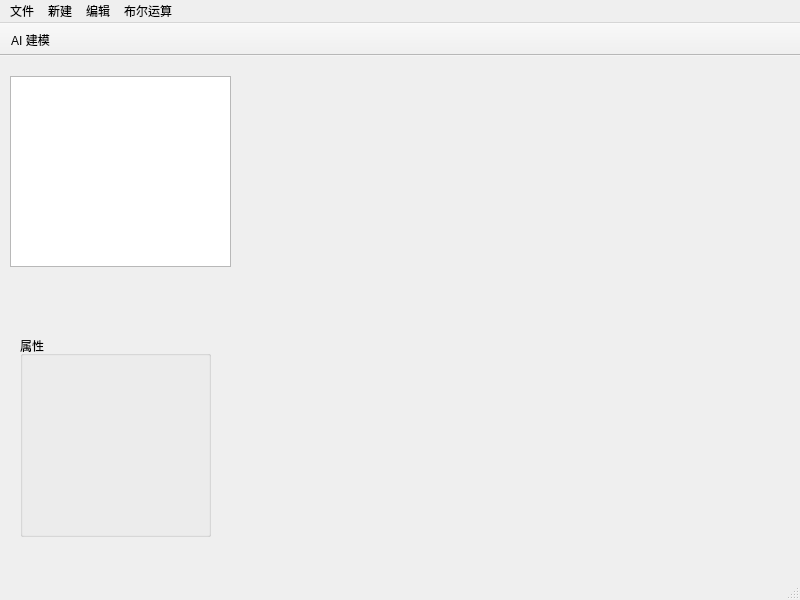
<?xml version="1.0" encoding="UTF-8"?>
<ui version="4.0">
 <class>MainWindow</class>
 <widget class="QMainWindow" name="MainWindow">
  <property name="geometry">
   <rect>
    <x>0</x>
    <y>0</y>
    <width>800</width>
    <height>600</height>
   </rect>
  </property>
  <property name="windowTitle">
   <string>MainWindow</string>
  </property>
  <widget class="QWidget" name="centralwidget">
   <widget class="QWidget" name="viewportContainer" native="true">
    <property name="geometry">
     <rect>
      <x>329</x>
      <y>9</y>
      <width>461</width>
      <height>531</height>
     </rect>
    </property>
   </widget>
   <widget class="QTreeView" name="modelTree">
    <property name="geometry">
     <rect>
      <x>10</x>
      <y>20</y>
      <width>221</width>
      <height>191</height>
     </rect>
    </property>
   </widget>
   <widget class="QGroupBox" name="groupBox">
    <property name="geometry">
     <rect>
      <x>20</x>
      <y>280</y>
      <width>191</width>
      <height>201</height>
     </rect>
    </property>
    <property name="title">
     <string>属性</string>
    </property>
    <widget class="QWidget" name="paramPanelContainer" native="true">
     <property name="geometry">
      <rect>
       <x>0</x>
       <y>0</y>
       <width>191</width>
       <height>201</height>
      </rect>
     </property>
    </widget>
   </widget>
  </widget>
  <widget class="QMenuBar" name="menubar">
   <property name="geometry">
    <rect>
     <x>0</x>
     <y>0</y>
     <width>800</width>
     <height>21</height>
    </rect>
   </property>
   <widget class="QMenu" name="menu">
    <property name="geometry">
     <rect>
      <x>275</x>
      <y>106</y>
      <width>120</width>
      <height>116</height>
     </rect>
    </property>
    <property name="title">
     <string>新建</string>
    </property>
    <addaction name="actionNewBox"/>
    <addaction name="actionNewCylinder"/>
    <addaction name="actionNewSphere"/>
   </widget>
   <widget class="QMenu" name="menuEdit">
    <property name="title">
     <string>编辑</string>
    </property>
    <addaction name="actionUndo"/>
    <addaction name="actionRedo"/>
    <addaction name="actionDeleteFeature"/>
   </widget>
   <widget class="QMenu" name="menu_2">
    <property name="title">
     <string>布尔运算</string>
    </property>
    <addaction name="actionBooleanDifference"/>
    <addaction name="actionBooleanUnion"/>
    <addaction name="actionBooleanIntersection"/>
   </widget>
   <widget class="QMenu" name="menuFile">
    <property name="title">
     <string>文件</string>
    </property>
    <addaction name="actionExportStep"/>
    <addaction name="actionImportStep"/>
   </widget>
   <addaction name="menuFile"/>
   <addaction name="menu"/>
   <addaction name="menuEdit"/>
   <addaction name="menu_2"/>
  </widget>
  <widget class="QStatusBar" name="statusbar"/>
  <widget class="QToolBar" name="toolBar">
   <property name="enabled">
    <bool>true</bool>
   </property>
   <property name="windowTitle">
    <string>toolBar</string>
   </property>
   <property name="movable">
    <bool>false</bool>
   </property>
   <property name="allowedAreas">
    <set>Qt::ToolBarArea::TopToolBarArea</set>
   </property>
   <property name="floatable">
    <bool>false</bool>
   </property>
   <attribute name="toolBarArea">
    <enum>TopToolBarArea</enum>
   </attribute>
   <attribute name="toolBarBreak">
    <bool>false</bool>
   </attribute>
   <addaction name="actionAI"/>
  </widget>
  <action name="actionNewBox">
   <property name="text">
    <string>长方体</string>
   </property>
   <property name="menuRole">
    <enum>QAction::MenuRole::NoRole</enum>
   </property>
  </action>
  <action name="actionNewCylinder">
   <property name="text">
    <string>圆柱体</string>
   </property>
   <property name="menuRole">
    <enum>QAction::MenuRole::NoRole</enum>
   </property>
  </action>
  <action name="actionNewSphere">
   <property name="text">
    <string>球体</string>
   </property>
   <property name="menuRole">
    <enum>QAction::MenuRole::NoRole</enum>
   </property>
  </action>
  <action name="actionUndo">
   <property name="text">
    <string>撤销</string>
   </property>
   <property name="shortcut">
    <string>Ctrl+Z</string>
   </property>
  </action>
  <action name="actionRedo">
   <property name="text">
    <string>重做</string>
   </property>
   <property name="shortcut">
    <string>Ctrl+Y</string>
   </property>
  </action>
  <action name="actionAI">
   <property name="text">
    <string>AI 建模</string>
   </property>
   <property name="toolTip">
    <string>打开 AI 建模助手</string>
   </property>
   <property name="menuRole">
    <enum>QAction::MenuRole::NoRole</enum>
   </property>
  </action>
  <action name="actionDeleteFeature">
   <property name="text">
    <string>删除</string>
   </property>
   <property name="toolTip">
    <string>删除选中</string>
   </property>
   <property name="shortcut">
    <string>Del</string>
   </property>
   <property name="menuRole">
    <enum>QAction::MenuRole::NoRole</enum>
   </property>
  </action>
  <action name="actionBooleanDifference">
   <property name="text">
    <string>差集</string>
   </property>
  </action>
  <action name="actionBooleanUnion">
   <property name="text">
    <string>并集</string>
   </property>
  </action>
  <action name="actionBooleanIntersection">
   <property name="text">
    <string>交集</string>
   </property>
  </action>
  <action name="actionExportStep">
   <property name="text">
    <string>导出 STEP…</string>
   </property>
  </action>
  <action name="actionImportStep">
   <property name="text">
    <string>导入 STEP…</string>
   </property>
  </action>
 </widget>
 <resources/>
 <connections/>
</ui>
